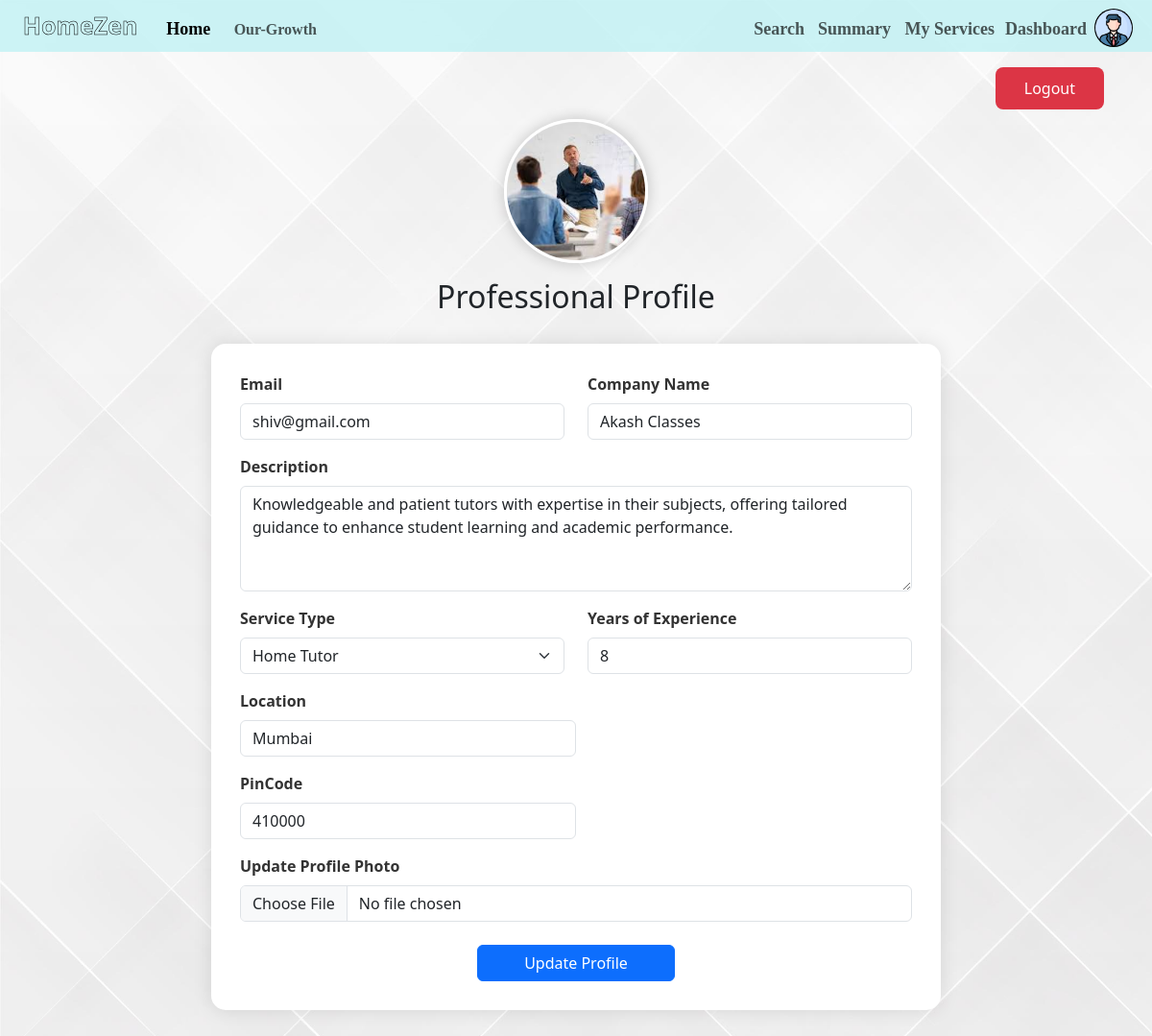
Screenshot of /profile (signed in) with the database file from the repository.
### models.py (models this page shows)
class Proffessional(db.Model):
    __tablename__ = 'proffessional'
    proffessional_id = db.Column(db.Integer, primary_key=True, autoincrement=True)
    proffessional_user_id = db.Column(db.Integer,db.ForeignKey('user.user_id'))
    proffessional_company_name = db.Column(db.String(100))
    proffessional_date_created = db.Column(db.DateTime, default=dt.now())
    proffessional_email = db.Column(db.String(100))
    proffessional_description = db.Column(db.String(100))
    proffessional_Service_type = db.Column(db.String(100))
    proffessional_years_of_experience = db.Column(db.Numeric(100))
    proffessional_photo = db.Column(db.String(100), default='static/default2.jpg')
    proffessional_location = db.Column(db.String(100))
    proffessional_pincode = db.Column(db.String(100))
    proffessional_rating = db.Column(db.DECIMAL(10, 2), default=0.00)
    proffessional_available = db.Column(db.Boolean, default=True)
    proffessional_flaged = db.Column(db.Boolean, default=False)
    user = db.relationship('User', backref=db.backref('proffessional', lazy=True))

### routes.py (the view, shortened to what this page needs)
@routes.route('/profile', methods=['GET','POST'])
@login_required
def profile():
    if current_user.user_role == 2:
        proffessional = Proffessional.query.filter_by(proffessional_user_id=current_user.user_id).first()
        return render_template('proffessional_profile.html' , proffessional=proffessional)
    elif current_user.user_role == 3:
        User_this = User.query.filter_by(user_id=current_user.user_id).first()
        return render_template('admin_profile.html',user=User_this)
    else:
        return render_template('Error.html')

### app.py (called while the page is built)
def create_app():
    app = Flask(__name__)
    app.config['SECRET_KEY'] = 'secretkey'
    app.config['SQLALCHEMY_DATABASE_URI'] = "sqlite:///db.sqlite3"
    app.config['SQLALCHEMY_TRACK_MODIFICATIONS'] = False
    app.config['PERMANENT_SESSION_LIFETIME'] = timedelta(minutes=300)
    app.config['SESSION_COOKIE_SECURE'] = True
    db.init_app(app)
    LoginManager.init_app(app)
    with app.app_context():
        db.create_all()
    @LoginManager.user_loader
    def load_user(user_id):
        user = User.query.get(int(user_id))
        return user if user else None
    from routes import auth as auth_blueprint
    app.register_blueprint(auth_blueprint)
    from routes import routes as main_blueprint
    app.register_blueprint(main_blueprint)
    return app

### templates/proffessional_profile.html (shortened to what this page needs)
{% extends 'index1.html' %}
{% block body1 %}
<a href="/logout" class="btn logout-btn">
     Logout
</a>
<div class="profile-container">
    <div class="profile-header">
        <img src="{{ proffessional.proffessional_photo if proffessional.proffessional_photo != 'None' else '../static/default2.jpg' }}"
             alt="Profile Photo" class="profile-photo mb-3">
        <h2>Professional Profile</h2>
    </div>
    <form class="profile-form" method="post" action="/profile" enctype="multipart/form-data">
        <div class="row">
            <div class="col-md-6 mb-3">
                <label id="Pemail" class="form-label">Email</label>
                <input type="email" class="form-control" name="Pemail"
                       value="{{ proffessional.proffessional_email }}" required>
            </div>
            <div class="col-md-6 mb-3">
                <label id="Pcompany_name" class="form-label">Company Name</label>
                <input type="text" class="form-control" name="Pcompany_name"
                       value="{{ proffessional.proffessional_company_name if proffessional.proffessional_company_name != 'None' else '' }}" required>
            </div>
        </div>
        <div class="mb-3">
            <label id="Pdescription" class="form-label">Description</label>
            <textarea class="form-control" name="Pdescription" rows="4" required>{{ proffessional.proffessional_description if proffessional.proffessional_description != 'None' else '' }}</textarea>
        </div>
        <div class="row">
            <div class="col-md-6 mb-3">
                <label id="PService_type" class="form-label">Service Type</label>
                <select class="form-select" name="PService_type" required>
                    <option value="Home Tutor" {% if proffessional.proffessional_Service_type == 'Home Tutor' %}selected{% endif %}>Home Tutor</option>
                </select>
            </div>
            <div class="col-md-6 mb-3">
                <label id="Pyoe" class="form-label">Years of Experience</label>
                <input type="number" class="form-control" name="Pyoe"
                       value="{{ proffessional.proffessional_years_of_experience//1 if proffessional.proffessional_years_of_experience != 0 }}" min="0" required>
            </div>
        </div>
        <div ckass="row">
            <div class="col-md-6 mb-3">
                <label id="Plocation" class="form-label">Location</label>
                <input type="text" class="form-control" name="Plocation"
                       value="{{ proffessional.proffessional_location if proffessional.proffessional_location != 'None' else '' }}" required>
            </div>
            <div class="col-md-6 mb-3">
                <label id="Ppincode" class="form-label">PinCode</label>
                <input type="text" class="form-control" name="Ppincode"
                       value="{{ proffessional.proffessional_pincode if proffessional.proffessional_pincode != None else '' }}" required>
            </div>
        </div>
        <div class="mb-4">
            <label id="Pphoto" class="form-label">Update Profile Photo</label>
            <input type="file" class="form-control" name="Pphoto" accept="image/*">
        </div>
        <div class="text-center">
            <button type="submit" class="btn btn-primary px-5">Update Profile</button>
        </div>
    </form>
</div>
{% endblock %}

### templates/index1.html (style rules this page uses)
html,body { scroll-behavior: smooth; overflow-x: hidden; width: 100%; height: 100%; }
body { background-image: url("../static/background.jpg"); background-size: cover; }
img { object-fit: cover; }

### templates/proffessional_profile.html (style rules this page uses)
.profile-container { max-width: 800px; margin: 50px auto; padding: 20px; }
.profile-header { text-align: center; margin-bottom: 30px; }
.profile-photo { width: 150px; height: 150px; border-radius: 50%; object-fit: cover; margin: 0 auto; border: 3px solid #fff; box-shadow: 0 0 15px rgba(0,0,0,0.2); }
.profile-form { background: white; padding: 30px; border-radius: 15px; box-shadow: 0 0 20px rgba(0,0,0,0.1); }
.form-label { font-weight: 600; color: #333; }
.logout-btn { position: fixed; top: 70px; right: 50px; z-index: 1000; padding: 10px 30px; border-radius: 8px; background-color: #dc3545; color: white; border: none; transition: all 0.3s ease; }

### rows the page displays
Proffessional: proffessional_photo (picture), Pemail "shiv@gmail.com", Pcompany_name "Akash Classes", Pdescription "Knowledgeable and patient tutors with expertise in their subjects, offering tailored guidance to enhance student learning and academic performance.", PService_type "Home Tutor", Pyoe "8", Plocation "Mumbai", Ppincode "410000"
